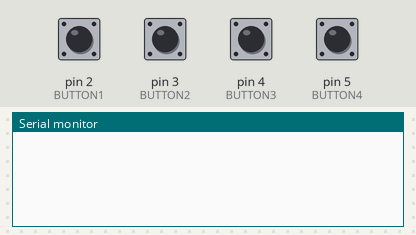
Simulated run of this sketch. Board: Arduino Uno, built with avr-gcc and run on an emulated ATmega328P. Parts: the last lines printed to the serial monitor. The test bench sets the inputs (shaded band); at power-on: pin 2 (BUTTON1), pin 3 (BUTTON2), pin 4 (BUTTON3), pin 5 (BUTTON4) HIGH. No radio packets arrive unless stated.

Above: at 1.2 s.
1.3 s: pin 2 (BUTTON1) pulled LOW for 0.15 s
At 2.5 s:
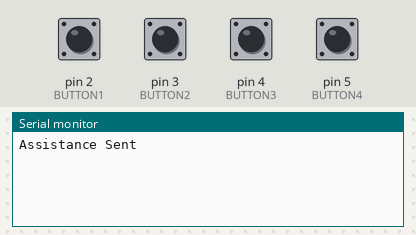
2.9 s: pin 3 (BUTTON2) pulled LOW for 0.15 s
At 3.7 s:
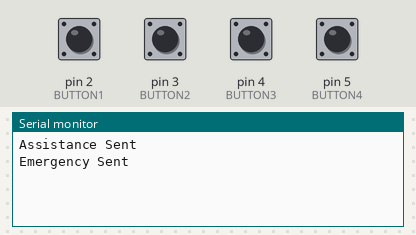
4.5 s: pin 4 (BUTTON3) pulled LOW for 0.15 s
At 4.9 s:
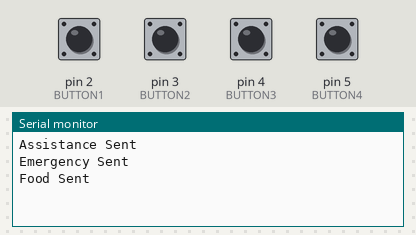
6.1 s: pin 5 (BUTTON4) pulled LOW for 0.15 s
At 7.3 s:
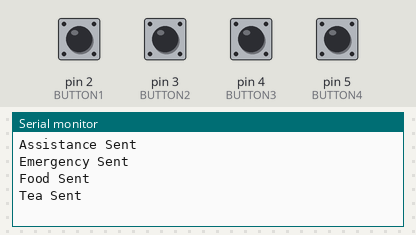

The sketch:

assistentglove_a__transmitter.ino
```cpp
#include <VirtualWire.h>

#define BUTTON1 2
#define BUTTON2 3
#define BUTTON3 4
#define BUTTON4 5
#define RF_TX_PIN 12  // RF Transmitter Data Pin

void setup() {
    Serial.begin(9600);
    vw_setup(2000);   // Set transmission speed
    vw_set_tx_pin(RF_TX_PIN);

    pinMode(BUTTON1, INPUT_PULLUP);
    pinMode(BUTTON2, INPUT_PULLUP);
    pinMode(BUTTON3, INPUT_PULLUP);
    pinMode(BUTTON4, INPUT_PULLUP);
}

void loop() {
    if (digitalRead(BUTTON1) == LOW) {
        sendSignal("Assistance");
        Serial.println("Assistance Sent");
        delay(500);
    }
    if (digitalRead(BUTTON2) == LOW) {
        sendSignal("Emergency");
        Serial.println("Emergency Sent");
        delay(500);
    }
    if (digitalRead(BUTTON3) == LOW) {
        sendSignal("Food");
        Serial.println("Food Sent");
        delay(500);
    }
    if (digitalRead(BUTTON4) == LOW) {
        sendSignal("Tea");
        Serial.println("Tea Sent");
        delay(500);
    }
}

void sendSignal(const char *message) {
    vw_send((uint8_t *)message, strlen(message));
    vw_wait_tx();  // Wait until message is sent
}
```

Measured:
- after the input at 1.3 s, the serial monitor: prints a new line after 0.06 s (image 1)
- after the input at 2.9 s, the serial monitor: prints a new line after 0.06 s (image 2)
- after the input at 4.5 s, the serial monitor: prints a new line after 0.06 s (image 3)
- after the input at 6.1 s, the serial monitor: prints a new line after 0.06 s (image 4)
